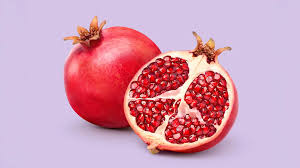
#> input picture assets/sample_image_01.jpeg, 300 x 168 px
$ jupyter execute Week_10_Students_Version.ipynb
#> lines starting #> are read from the running program, lines starting #| are printed output that depends on the picture; after the words box and inside, x2 and y2 are one past the last pixel; in counts of white or black regions, pixels touching at a corner belong together
# Image Segmentation and Edge Detection Lab

This notebook introduces three foundational image processing topics:

1. **Image segmentation using global thresholding**
2. **Mask generation for segmentation**
3. **Edge detection using gradients, gradient magnitude, and thresholding**

It is written as a teaching notebook for students. The notebook mixes **theory**, **equations**, **implementation**, **visualization**, and **practice tasks**.

---

## Learning objectives

By the end of this notebook, you should be able to:

- explain what segmentation means in image processing
- implement **global thresholding** from first principles
- generate a **binary mask** from an image
- compute image **gradients** in the horizontal and vertical directions
- compute **gradient magnitude**
- threshold the gradient magnitude to obtain an **edge map**
- discuss how threshold selection changes the final result

---

[cell 1]
import cv2
import numpy as np
import matplotlib.pyplot as plt
from PIL import Image, ImageDraw

def load_image(path):
#> called with path = 'assets/sample_image_01.jpeg'
    image = cv2.imread(path, cv2.IMREAD_GRAYSCALE)
    if image is None:
        raise ValueError("Image not found")
    return image


img = load_image('assets/sample_image_01.jpeg')


plt.figure(figsize=(8, 5))
plt.imshow(img, cmap='gray')
plt.show()

## 1. Background: What is image segmentation?

**Image segmentation** means dividing an image into meaningful regions.

Examples:
- separating an object from the background
- isolating a tumor region in a medical image
- finding roads in satellite imagery
- extracting text from a scanned page

A simple segmentation method is **thresholding**.

If image intensity at pixel $(x,y)$ is denoted by $I(x,y)$, then a binary segmented image or mask can be written as:

$$
M(x,y) =
\begin{cases}
1, & I(x,y) \ge T \\
0, & I(x,y) < T
\end{cases}
$$

Where:
- $I(x,y)$ is the grayscale intensity
- $T$ is a threshold
- $M(x,y)$ is the binary mask

This works well when the object and background have noticeably different intensity values.

## 2. Create or load an image

This lab works even if you do not have an external image file.
The next cell creates a simple synthetic image containing:

- a bright circle
- a medium-intensity rectangle
- a darker background
- a small amount of random noise

This is useful for demonstrating both segmentation and edge detection.

[cell 2]
# [29 lines of commented-out code are left out]

### Optional: load your own image

If you want to use your own image instead of the synthetic one, uncomment and edit the next cell.

[cell 3]
# from google.colab import drive
# drive.mount('/content/drive')

[cell 4]
# Uncomment and modify this if you want to load your own image:

image_path = "./assets/sample_image_01.jpeg"
image = Image.open(image_path).convert("L")
#> image: PIL image 300x168 L
image = np.array(image)

plt.figure(figsize=(6, 6))
plt.imshow(image, cmap="gray")
plt.title("Loaded grayscale image")
plt.axis("off")
plt.show()

## 3. Explore intensity values

Before thresholding, it is useful to look at the histogram of pixel intensities.

A histogram tells us how many pixels fall into each intensity range.
If the object and background are well separated, the histogram may show different peaks.

This helps us choose a threshold $T$.

[cell 5]
plt.figure(figsize=(8, 4))
plt.hist(image.ravel(), bins=50, edgecolor="black")
plt.title("Histogram of grayscale intensities")
plt.xlabel("Intensity")
plt.ylabel("Number of pixels")
plt.show()

## 4. Image segmentation using global thresholding

### Method

A **global threshold** uses a single value $T$ for the whole image.

The segmentation rule is:

$$
M(x,y) =
\begin{cases}
1, & I(x,y) \ge T \\
0, & I(x,y) < T
\end{cases}
$$

### Interpretation

- pixels brighter than the threshold become **foreground**
- pixels darker than the threshold become **background**

### Advantages
- simple
- fast
- easy to implement

### Limitations
- sensitive to lighting variation
- sensitive to noise
- may fail if foreground and background intensities overlap

[cell 6]
def global_threshold(image, T):
#> called with T = 140
    return (image >= T).astype(np.uint8)
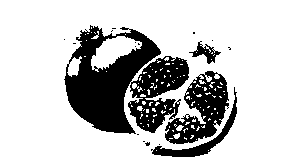
#> returned value: shape (168, 300); values 0 (black) and 1 (white), 78.1% white; 18 black regions (14 under 20 px), largest, box (x1, y1, x2, y2) and area: (64, 25, 189, 134) 7643, (165, 71, 229, 144) 2257, (151, 87, 237, 157) 817, (189, 41, 221, 64) 253

T = 140
mask_global = global_threshold(image, T)

fig, axes = plt.subplots(1, 2, figsize=(12, 5))
axes[0].imshow(image, cmap="gray")
axes[0].set_title(f"Original image")
axes[0].axis("off")

axes[1].imshow(mask_global, cmap="gray")
axes[1].set_title(f"Global threshold mask (T={T})")
axes[1].axis("off")

plt.tight_layout()
plt.show()

## 5. Understanding mask generation

A **mask** is a binary image that tells us which pixels belong to a selected region.

Usually:
- `1` means **selected / foreground**
- `0` means **not selected / background**

Masks are important because they let us:
- isolate an object
- measure an object's area
- apply operations only inside a region
- overlay segmentation results on the original image

### Mathematical view

If $M(x,y)$ is the mask and $I(x,y)$ is the image, then the masked image can be expressed as:

$$
I_{\text{masked}}(x,y) = I(x,y)\cdot M(x,y)
$$

This keeps only the pixels where the mask is 1.

[cell 7]
masked_image = image * mask_global

fig, axes = plt.subplots(1, 3, figsize=(15, 5))
axes[0].imshow(image, cmap="gray")
axes[0].set_title("Original image")
axes[0].axis("off")

axes[1].imshow(mask_global, cmap="gray")
axes[1].set_title("Binary mask")
axes[1].axis("off")

axes[2].imshow(masked_image, cmap="gray")
axes[2].set_title("Masked image")
axes[2].axis("off")

plt.tight_layout()
plt.show()

## 6. A reusable function for segmentation and mask generation

The next cell wraps the thresholding step into a reusable function.
This is useful when students want to test several threshold values.

[cell 8]
def segment_and_mask(image, threshold):
    mask = (image >= threshold).astype(np.uint8)
    segmented = image * mask
    return mask, segmented

test_thresholds = [80, 140, 190]

fig, axes = plt.subplots(len(test_thresholds), 3, figsize=(12, 12))

for i, thr in enumerate(test_thresholds):
    mask, segmented = segment_and_mask(image, thr)

    axes[i, 0].imshow(image, cmap="gray")
    axes[i, 0].set_title("Original")
    axes[i, 0].axis("off")

    axes[i, 1].imshow(mask, cmap="gray")
    axes[i, 1].set_title(f"Mask (T={thr})")
    axes[i, 1].axis("off")

    axes[i, 2].imshow(segmented, cmap="gray")
    axes[i, 2].set_title(f"Segmented (T={thr})")
    axes[i, 2].axis("off")

plt.tight_layout()
plt.show()

## 7. Discussion: effect of threshold value

The threshold value strongly affects segmentation quality.

### If the threshold is too low:
- too many pixels become foreground
- background noise may be included

### If the threshold is too high:
- parts of the true object may disappear
- segmentation becomes incomplete

### In practice
A good threshold depends on:
- object brightness
- background brightness
- image contrast
- noise level
- illumination consistency

For real applications, manual thresholding is often replaced by:
- Otsu thresholding
- adaptive thresholding
- clustering methods
- machine learning or deep learning segmentation

## 8. Edge detection with gradients

Segmentation finds regions.
**Edge detection** finds boundaries where intensity changes sharply.

An edge usually occurs where the image intensity changes rapidly in space.

### Gradient definition

The image gradient has two components:

$$
G_x = \frac{\partial I}{\partial x}, \qquad
G_y = \frac{\partial I}{\partial y}
$$

Where:
- $G_x$ measures horizontal intensity change
- $G_y$ measures vertical intensity change

The **gradient magnitude** is:

$$
|\nabla I| = \sqrt{G_x^2 + G_y^2}
$$

A large gradient magnitude suggests a strong edge.

### Edge thresholding

After computing the gradient magnitude, we threshold it:

$$
E(x,y) =
\begin{cases}
1, & |\nabla I(x,y)| \ge T_e \\
0, & |\nabla I(x,y)| < T_e
\end{cases}
$$

Where $T_e$ is the edge threshold.

## 9. Sobel filters for gradient estimation

A practical way to estimate image gradients is to use **Sobel kernels**.

Horizontal Sobel kernel:

$$
S_x =
\begin{bmatrix}
-1 & 0 & 1 \\
-2 & 0 & 2 \\
-1 & 0 & 1
\end{bmatrix}
$$

Vertical Sobel kernel:

$$
S_y =
\begin{bmatrix}
-1 & -2 & -1 \\
0 & 0 & 0 \\
1 & 2 & 1
\end{bmatrix}
$$

Convolving the image with these kernels gives approximate gradients:

$$
G_x = I * S_x,\qquad G_y = I * S_y
$$

Where $*$ denotes convolution.

[cell 9]
def convolve2d(image, kernel):
    image = image.astype(np.float32)
#> image: shape (168, 300) float32
    kernel = np.array(kernel, dtype=np.float32)

    kh, kw = kernel.shape
    pad_h, pad_w = kh // 2, kw // 2

    padded = np.pad(image, ((pad_h, pad_h), (pad_w, pad_w)), mode="edge")
    out = np.zeros_like(image, dtype=np.float32)

    for i in range(image.shape[0]):
        for j in range(image.shape[1]):
            region = padded[i:i+kh, j:j+kw]
            out[i, j] = np.sum(region * kernel)

    return out

sobel_x = np.array([
    [-1, 0, 1],
    [-2, 0, 2],
    [-1, 0, 1]
], dtype=np.float32)

sobel_y = np.array([
    [-1, -2, -1],
    [ 0,  0,  0],
    [ 1,  2,  1]
], dtype=np.float32)

Gx = convolve2d(image, sobel_x)
Gy = convolve2d(image, sobel_y)
#> after the loop in convolve2d (call 2), `for i in range(image.shape[0]):`:
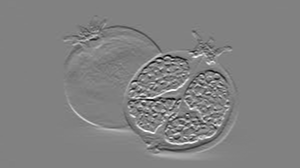
#> out: shape (168, 300) float32; min -817, max 791, mean 0; drawn with min black and max white
gradient_magnitude = np.sqrt(Gx**2 + Gy**2)

## 10. Visualize gradients and gradient magnitude

These visualizations help explain how each stage contributes to edge detection.

[cell 10]
fig, axes = plt.subplots(1, 4, figsize=(18, 5))

axes[0].imshow(image, cmap="gray")
axes[0].set_title("Original image")
axes[0].axis("off")

axes[1].imshow(Gx, cmap="gray")
axes[1].set_title("Horizontal gradient $G_x$")
axes[1].axis("off")

axes[2].imshow(Gy, cmap="gray")
axes[2].set_title("Vertical gradient $G_y$")
axes[2].axis("off")

axes[3].imshow(gradient_magnitude, cmap="gray")
axes[3].set_title("Gradient magnitude")
axes[3].axis("off")

plt.tight_layout()
plt.show()

## 11. Threshold the gradient magnitude to obtain edges

Now we convert the gradient magnitude into a binary edge image.

Pixels with strong enough gradient are marked as edges.

[cell 11]
edge_threshold = 120
edges = (gradient_magnitude >= edge_threshold).astype(np.uint8)
#> edges: shape (168, 300); values 0 (black) and 1 (white), 16.3% white; 39 white regions (35 under 20 px), largest, box (x1, y1, x2, y2) and area: (63, 20, 239, 159) 7597, (186, 37, 225, 65) 427, (191, 30, 199, 39) 33, (224, 46, 233, 52) 30

fig, axes = plt.subplots(1, 3, figsize=(15, 5))

axes[0].imshow(gradient_magnitude, cmap="gray")
axes[0].set_title("Gradient magnitude")
axes[0].axis("off")

axes[1].imshow(edges, cmap="gray")
axes[1].set_title(f"Edge map (threshold={edge_threshold})")
axes[1].axis("off")

axes[2].imshow(image, cmap="gray")
axes[2].imshow(edges, cmap="jet", alpha=0.35)
axes[2].set_title("Edges overlaid on image")
axes[2].axis("off")

plt.tight_layout()
plt.show()

## 12. Compare different edge thresholds

As with segmentation, threshold selection matters.

- low threshold -> more edges, but more noise
- high threshold -> cleaner result, but weaker edges may disappear

[cell 12]
edge_thresholds = [50, 100, 180]

fig, axes = plt.subplots(1, len(edge_thresholds), figsize=(15, 5))

for ax, thr in zip(axes, edge_thresholds):
    e = (gradient_magnitude >= thr).astype(np.uint8)
    ax.imshow(e, cmap="gray")
    ax.set_title(f"Edge threshold = {thr}")
    ax.axis("off")

plt.tight_layout()
plt.show()

## 13. Summary of methods

### A. Global thresholding
Used to separate foreground from background using one intensity threshold.

$$
M(x,y) =
\begin{cases}
1, & I(x,y) \ge T \\
0, & I(x,y) < T
\end{cases}
$$

### B. Mask generation
Used to isolate or preserve the selected region.

$$
I_{\text{masked}}(x,y) = I(x,y)\cdot M(x,y)
$$

### C. Edge detection using gradients
Uses local intensity changes to find boundaries.

$$
G_x = \frac{\partial I}{\partial x}, \qquad G_y = \frac{\partial I}{\partial y}
$$

$$
|\nabla I| = \sqrt{G_x^2 + G_y^2}
$$

$$
E(x,y) =
\begin{cases}
1, & |\nabla I(x,y)| \ge T_e \\
0, & |\nabla I(x,y)| < T_e
\end{cases}
$$

---

## When to use each method

### Use thresholding when:
- object and background have clearly different brightness
- you want a fast and simple segmentation

### Use edge detection when:
- you want object boundaries
- region intensity varies but boundary contrast is strong

### Often in practice:
Thresholding and edge detection are used together as complementary tools.

## 14. Real-world effects and limitations

### 1. Noise
Noise creates unwanted intensity variations, which may:
- break segmentation
- create false edges

### 2. Uneven illumination
A single global threshold may fail if one side of the image is brighter than the other.

### 3. Weak boundaries
If the boundary between object and background is subtle, gradients may be too small.

### 4. Blur
Blur smooths intensity changes and weakens edges.

### 5. Texture
Highly textured regions may create many gradients, even when there is no meaningful object boundary.

---

## Improvement ideas

Students can later explore:
- Gaussian smoothing before edge detection
- Otsu thresholding
- adaptive thresholding
- Canny edge detection
- morphological operations such as erosion and dilation

## 15. Conclusion

This notebook demonstrated:

- **image segmentation using global thresholding**
- **mask generation for segmented regions**
- **edge detection using gradients and thresholding**

These are core concepts in digital image processing and form the basis for many advanced methods in computer vision, medical imaging, robotics, and remote sensing.

A strong understanding of these basics makes it much easier to study more advanced methods later.

# Student Tasks and Challenges

The following tasks extend the lab and are intended to test understanding of thresholding, mask generation, and edge detection.

Complete each task in a new code cell underneath the instructions.

## Task 1: Try Different Threshold Values

Run the segmentation with at least five different threshold values.

Suggested values: `60`, `100`, `140`, `180`, `220`

For each threshold:
- Display the binary mask
- Comment on what changes
- Identify which threshold gives the best separation between object and background

[cell 13]
thresholds = [60, 100, 140, 180, 220]
fig, axes = plt.subplots(2, len(thresholds), figsize=(18, 7))

for i, T in enumerate(thresholds):
    mask, seg = segment_and_mask(image, T)
    axes[0, i].imshow(mask, cmap="gray")
    axes[0, i].set_title(f"Mask T={T}")
    axes[0, i].axis("off")
    axes[1, i].imshow(seg, cmap="gray")
    axes[1, i].set_title(f"Segmented T={T}")
    axes[1, i].axis("off")
#> this loop made 5 passes
#> pass 1, in segment_and_mask (call 4), `segmented = image * mask`:
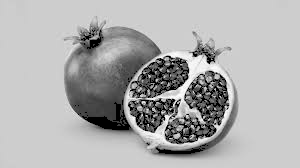
#> segmented: shape (168, 300); min 0, max 254, mean 174.1

plt.tight_layout()
plt.show()
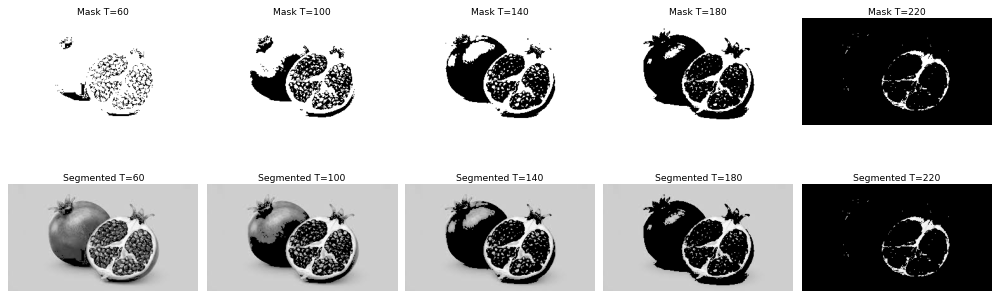
#> figure drawn by matplotlib, 10 panels

# [5 lines of commented-out code are left out]

## Task 2: Build Your Own Segmentation Function

Write a function called `my_threshold(image, T)` without copying the earlier function.

Requirements:
- Use a `for` loop or nested loops
- Assign `1` to pixels greater than or equal to `T`
- Assign `0` otherwise

Then compare the result with the original `global_threshold()` function.

[cell 14]
def my_threshold(image, T):
#> called with T = 140
    out = np.zeros_like(image, dtype=np.uint8)
    for i in range(image.shape[0]):
        for j in range(image.shape[1]):
            out[i, j] = 1 if image[i, j] >= T else 0
    return out

T = 140
mask_manual = my_threshold(image, T)
mask_builtin = global_threshold(image, T)

fig, axes = plt.subplots(1, 3, figsize=(15, 5))
axes[0].imshow(image, cmap="gray"); axes[0].set_title("Original"); axes[0].axis("off")
axes[1].imshow(mask_manual, cmap="gray"); axes[1].set_title("my_threshold"); axes[1].axis("off")
axes[2].imshow(mask_builtin, cmap="gray"); axes[2].set_title("global_threshold"); axes[2].axis("off")
plt.tight_layout(); plt.show()

print("Identical:", np.array_equal(mask_manual, mask_builtin))
#| Identical: True

## Task 3: Noise Challenge

Increase the amount of noise in the synthetic image.

Questions:
1. What happens to the mask?
2. Does the same threshold still work?
3. What could you do to improve the result?

[cell 15]
T = 140
noise_levels = [0, 15, 40, 80]

fig, axes = plt.subplots(2, len(noise_levels), figsize=(18, 8))

for i, sigma in enumerate(noise_levels):
    noisy = np.clip(image.astype(np.float32) + np.random.normal(0, sigma, image.shape), 0, 255).astype(np.uint8)
    mask = (noisy >= T).astype(np.uint8)
    axes[0, i].imshow(noisy, cmap="gray"); axes[0, i].set_title(f"Noisy σ={sigma}"); axes[0, i].axis("off")
    axes[1, i].imshow(mask, cmap="gray"); axes[1, i].set_title(f"Mask T={T}, σ={sigma}"); axes[1, i].axis("off")

plt.tight_layout()
plt.show()
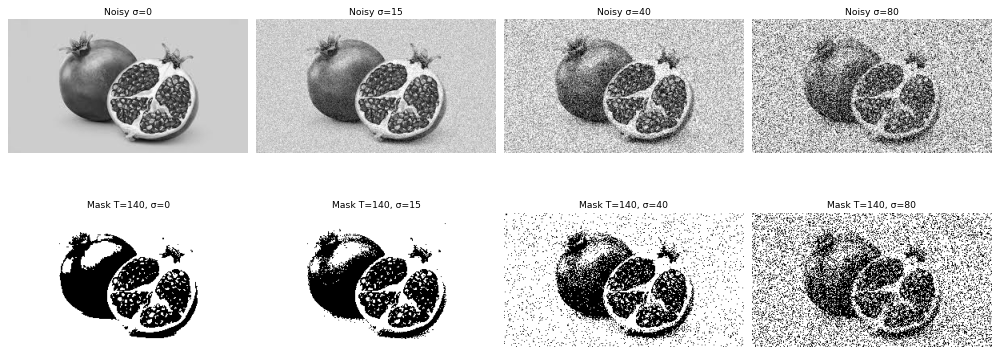
#> figure drawn by matplotlib, 8 panels

# 1. As noise increases the mask becomes speckled — dark pixels get pushed above T and bright ones drop below.
# 2. The same threshold no longer cleanly separates object from background at high noise.
# 3. Possible fixes: apply Gaussian blur before thresholding, use Otsu auto-threshold, or use adaptive thresholding.

## Challenge 1: Automatic Threshold Selection

Instead of choosing the threshold manually, use Otsu's method from `skimage.filters`.

Steps:
- Import `threshold_otsu`
- Compute the best threshold automatically
- Compare the automatic result with your manual threshold

[cell 16]
from skimage.filters import threshold_otsu


T_otsu = threshold_otsu(image)
#> T_otsu = 144
mask_otsu = (image >= T_otsu).astype(np.uint8)
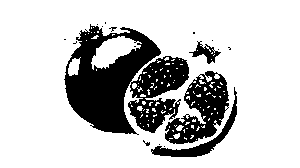
#> mask_otsu: shape (168, 300); values 0 (black) and 1 (white), 77.6% white; 18 black regions (14 under 20 px), largest, box (x1, y1, x2, y2) and area: (64, 24, 189, 135) 7824, (165, 71, 229, 144) 2291, (151, 87, 237, 157) 853, (189, 41, 221, 64) 264
mask_manual = (image >= 140).astype(np.uint8)

fig, axes = plt.subplots(1, 3, figsize=(15, 5))
axes[0].imshow(image, cmap="gray"); axes[0].set_title("Original"); axes[0].axis("off")
axes[1].imshow(mask_manual, cmap="gray"); axes[1].set_title("Manual T=140"); axes[1].axis("off")
axes[2].imshow(mask_otsu, cmap="gray"); axes[2].set_title(f"Otsu T={T_otsu:.0f}"); axes[2].axis("off")
plt.tight_layout(); plt.show()
print(f"Otsu threshold: {T_otsu:.2f}")
#| Otsu threshold: 144.00

## Challenge 2: Count the Number of White Pixels

After generating the mask:
- Count how many pixels belong to the foreground
- Compute the percentage of the image that is selected
- Print the result

[cell 17]
T = 140
mask = global_threshold(image, T)
white_pixels = int(np.sum(mask))
#> white_pixels = 39386
total_pixels = mask.size
percentage = white_pixels / total_pixels * 100
#> percentage = 78.15

print(f"Foreground pixels : {white_pixels}")
#| Foreground pixels : 39386
print(f"Total pixels      : {total_pixels}")
#| Total pixels      : 50400
print(f"Foreground share  : {percentage:.2f}%")
#| Foreground share  : 78.15%

## Challenge 3: Edge Detection Comparison

Apply two different edge detection methods:
- Sobel
- Canny

Then answer:
- Which method gives cleaner edges?
- Which one is more sensitive to noise?

[cell 18]
edges_sobel = (gradient_magnitude >= 120).astype(np.uint8)
edges_canny = cv2.Canny(image, threshold1=50, threshold2=150)
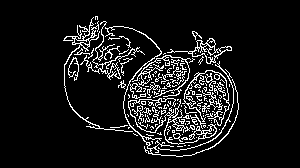
#> edges_canny: shape (168, 300); 9.1% white in thin lines or dots, all inside (x1, y1, x2, y2) = (63, 16, 239, 157)

fig, axes = plt.subplots(1, 3, figsize=(15, 5))
axes[0].imshow(image, cmap="gray"); axes[0].set_title("Original"); axes[0].axis("off")
axes[1].imshow(edges_sobel, cmap="gray"); axes[1].set_title("Sobel edges"); axes[1].axis("off")
axes[2].imshow(edges_canny, cmap="gray"); axes[2].set_title("Canny edges"); axes[2].axis("off")
plt.tight_layout(); plt.show()

## Final Mini Project

Choose one of the following:

1. Load a real medical image and segment the suspicious region.
2. Create your own synthetic image with at least three objects and different intensity values.
3. Build a small pipeline:
   - Load image
   - Apply thresholding
   - Generate mask
   - Detect edges
   - Save the result

Deliverables:
- Your code
- At least 3 figures
- A short written explanation of your observations

[cell 19]
from PIL import ImageDraw

syn = Image.new('L', (256, 256), color=30)
#> syn: PIL image 256x256 L; every value is 30
draw = ImageDraw.Draw(syn)
draw.rectangle((20, 30, 100, 160), fill=100)
draw.ellipse((130, 50, 220, 140), fill=200)
draw.polygon([(140, 170), (210, 155), (225, 220), (155, 230)], fill=155)
syn = np.clip(np.array(syn).astype(np.float32) + np.random.normal(0, 8, (256, 256)), 0, 255).astype(np.uint8)
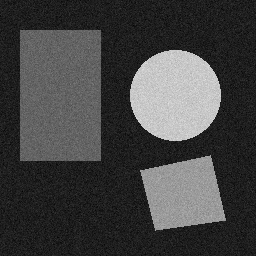
#> syn: shape (256, 256); min 0, max 228, mean 66.5

T_syn = threshold_otsu(syn)
#> T_syn = 86
mask_syn = (syn >= T_syn).astype(np.uint8)
#> mask_syn: shape (256, 256); values 0 (black) and 1 (white), 32.5% white; 3 white regions, box (x1, y1, x2, y2) and area: (20, 30, 101, 161) 10175, (130, 50, 221, 141) 6493, (140, 155, 226, 231) 4631
seg_syn = syn * mask_syn
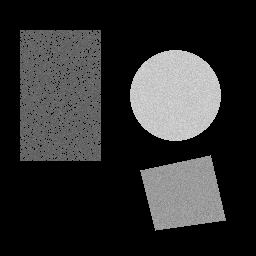
#> seg_syn: shape (256, 256); min 0, max 228, mean 46.2
edges_syn = cv2.Canny(syn, 40, 120)
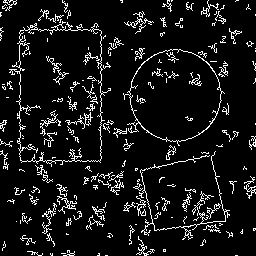
#> edges_syn: shape (256, 256); 8.5% white in thin lines or dots

cv2.imwrite('assets/mini_project_result.png', edges_syn)

fig, axes = plt.subplots(1, 4, figsize=(18, 5))
axes[0].imshow(syn, cmap='gray'); axes[0].set_title('Synthetic image'); axes[0].axis('off')
axes[1].imshow(mask_syn, cmap='gray'); axes[1].set_title(f'Mask (Otsu T={T_syn})'); axes[1].axis('off')
axes[2].imshow(seg_syn, cmap='gray'); axes[2].set_title('Segmented'); axes[2].axis('off')
axes[3].imshow(edges_syn, cmap='gray'); axes[3].set_title('Canny edges'); axes[3].axis('off')
plt.tight_layout(); plt.show()

# 3 objects at intensities ~100, ~155, ~200 on dark background ~30.
# Otsu finds the optimal threshold splitting background from all foreground objects.
# Canny produces clean single-pixel-wide boundaries around each shape.
# The segmented image preserves all foreground while suppressing dark background noise.
